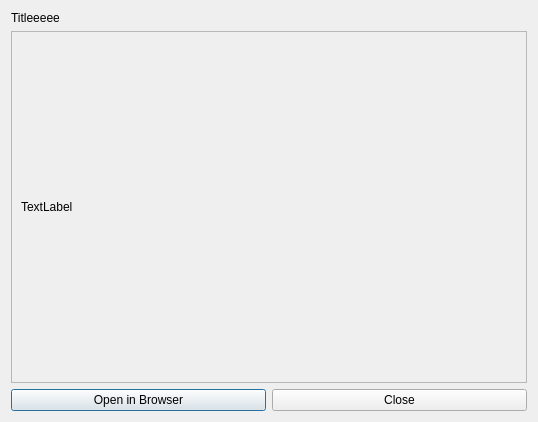
<?xml version="1.0" encoding="UTF-8"?>
<ui version="4.0">
 <class>Detail_Dialog</class>
 <widget class="QDialog" name="Detail_Dialog">
  <property name="geometry">
   <rect>
    <x>0</x>
    <y>0</y>
    <width>538</width>
    <height>422</height>
   </rect>
  </property>
  <property name="windowTitle">
   <string>Dialog</string>
  </property>
  <layout class="QVBoxLayout" name="verticalLayout_2">
   <item>
    <layout class="QVBoxLayout" name="verticalLayout">
     <item>
      <widget class="QLabel" name="detail_title">
       <property name="text">
        <string>Titleeeee</string>
       </property>
      </widget>
     </item>
     <item>
      <widget class="QScrollArea" name="scrollArea">
       <property name="widgetResizable">
        <bool>true</bool>
       </property>
       <widget class="QWidget" name="scrollAreaWidgetContents">
        <property name="geometry">
         <rect>
          <x>0</x>
          <y>0</y>
          <width>520</width>
          <height>368</height>
         </rect>
        </property>
        <layout class="QVBoxLayout" name="verticalLayout_3">
         <item>
          <widget class="QLabel" name="content">
           <property name="text">
            <string>TextLabel</string>
           </property>
          </widget>
         </item>
        </layout>
       </widget>
      </widget>
     </item>
     <item>
      <layout class="QHBoxLayout" name="horizontalLayout">
       <item>
        <widget class="QPushButton" name="broswer">
         <property name="text">
          <string>Open in Browser</string>
         </property>
        </widget>
       </item>
       <item>
        <widget class="QPushButton" name="closedetail">
         <property name="text">
          <string>Close</string>
         </property>
        </widget>
       </item>
      </layout>
     </item>
    </layout>
   </item>
  </layout>
 </widget>
 <resources/>
 <connections/>
</ui>
